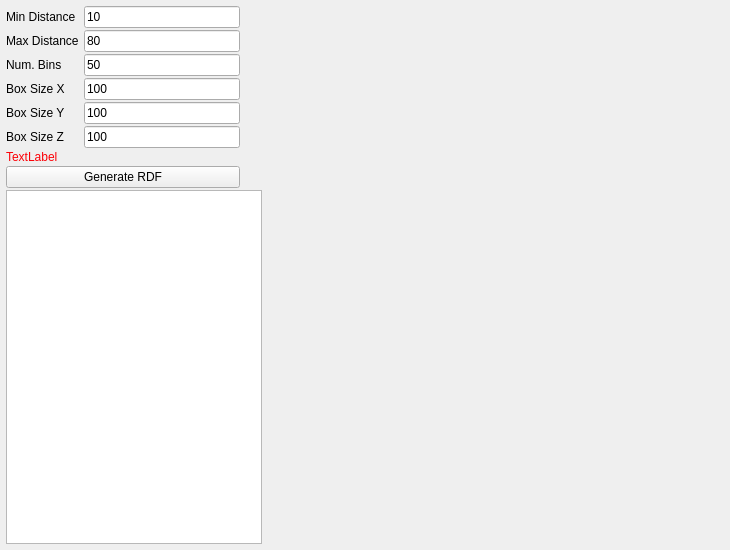
<?xml version="1.0" encoding="UTF-8"?>
<ui version="4.0">
 <class>StatsGenRDFWidget</class>
 <widget class="QWidget" name="StatsGenRDFWidget">
  <property name="geometry">
   <rect>
    <x>0</x>
    <y>0</y>
    <width>730</width>
    <height>550</height>
   </rect>
  </property>
  <property name="windowTitle">
   <string>Form</string>
  </property>
  <layout class="QGridLayout" name="gridLayout_2">
   <property name="leftMargin">
    <number>6</number>
   </property>
   <property name="topMargin">
    <number>6</number>
   </property>
   <property name="rightMargin">
    <number>6</number>
   </property>
   <property name="bottomMargin">
    <number>6</number>
   </property>
   <property name="spacing">
    <number>2</number>
   </property>
   <item row="0" column="0">
    <layout class="QGridLayout" name="gridLayout">
     <property name="sizeConstraint">
      <enum>QLayout::SetNoConstraint</enum>
     </property>
     <item row="5" column="1">
      <widget class="QLineEdit" name="BoxSizeZLE">
       <property name="text">
        <string>100</string>
       </property>
      </widget>
     </item>
     <item row="5" column="0">
      <widget class="QLabel" name="label_6">
       <property name="text">
        <string>Box Size Z</string>
       </property>
      </widget>
     </item>
     <item row="4" column="0">
      <widget class="QLabel" name="label">
       <property name="text">
        <string>Box Size Y </string>
       </property>
      </widget>
     </item>
     <item row="4" column="1">
      <widget class="QLineEdit" name="BoxSizeYLE">
       <property name="text">
        <string>100</string>
       </property>
      </widget>
     </item>
     <item row="3" column="0">
      <widget class="QLabel" name="label_5">
       <property name="text">
        <string>Box Size X</string>
       </property>
      </widget>
     </item>
     <item row="3" column="1">
      <widget class="QLineEdit" name="BoxSizeXLE">
       <property name="text">
        <string>100</string>
       </property>
      </widget>
     </item>
     <item row="1" column="1">
      <widget class="QLineEdit" name="maxDistLE">
       <property name="sizePolicy">
        <sizepolicy hsizetype="Preferred" vsizetype="Fixed">
         <horstretch>0</horstretch>
         <verstretch>0</verstretch>
        </sizepolicy>
       </property>
       <property name="text">
        <string>80</string>
       </property>
      </widget>
     </item>
     <item row="2" column="1">
      <widget class="QLineEdit" name="numBinsLE">
       <property name="sizePolicy">
        <sizepolicy hsizetype="Preferred" vsizetype="Fixed">
         <horstretch>0</horstretch>
         <verstretch>0</verstretch>
        </sizepolicy>
       </property>
       <property name="text">
        <string>50</string>
       </property>
      </widget>
     </item>
     <item row="0" column="1">
      <widget class="QLineEdit" name="minDistLE">
       <property name="sizePolicy">
        <sizepolicy hsizetype="Preferred" vsizetype="Fixed">
         <horstretch>0</horstretch>
         <verstretch>0</verstretch>
        </sizepolicy>
       </property>
       <property name="text">
        <string>10</string>
       </property>
      </widget>
     </item>
     <item row="2" column="0">
      <widget class="QLabel" name="label_4">
       <property name="text">
        <string>Num. Bins</string>
       </property>
      </widget>
     </item>
     <item row="1" column="0">
      <widget class="QLabel" name="label_3">
       <property name="text">
        <string>Max Distance </string>
       </property>
      </widget>
     </item>
     <item row="0" column="0">
      <widget class="QLabel" name="label_2">
       <property name="text">
        <string>Min Distance </string>
       </property>
      </widget>
     </item>
     <item row="8" column="0" colspan="3">
      <widget class="QTableView" name="m_RDFTableView">
       <property name="sizePolicy">
        <sizepolicy hsizetype="Expanding" vsizetype="Expanding">
         <horstretch>0</horstretch>
         <verstretch>0</verstretch>
        </sizepolicy>
       </property>
       <property name="minimumSize">
        <size>
         <width>100</width>
         <height>0</height>
        </size>
       </property>
       <property name="dragDropOverwriteMode">
        <bool>false</bool>
       </property>
       <property name="alternatingRowColors">
        <bool>false</bool>
       </property>
       <property name="verticalScrollMode">
        <enum>QAbstractItemView::ScrollPerPixel</enum>
       </property>
       <property name="horizontalScrollMode">
        <enum>QAbstractItemView::ScrollPerPixel</enum>
       </property>
       <property name="cornerButtonEnabled">
        <bool>false</bool>
       </property>
       <attribute name="horizontalHeaderCascadingSectionResizes">
        <bool>true</bool>
       </attribute>
       <attribute name="horizontalHeaderDefaultSectionSize">
        <number>150</number>
       </attribute>
      </widget>
     </item>
     <item row="0" column="2" rowspan="8">
      <spacer name="verticalSpacer">
       <property name="orientation">
        <enum>Qt::Vertical</enum>
       </property>
       <property name="sizeHint" stdset="0">
        <size>
         <width>20</width>
         <height>40</height>
        </size>
       </property>
      </spacer>
     </item>
     <item row="7" column="0" colspan="2">
      <widget class="QPushButton" name="generateRDFBtn">
       <property name="text">
        <string>Generate RDF</string>
       </property>
      </widget>
     </item>
     <item row="6" column="0" colspan="2">
      <widget class="QLabel" name="warningMessage">
       <property name="sizePolicy">
        <sizepolicy hsizetype="Preferred" vsizetype="Preferred">
         <horstretch>0</horstretch>
         <verstretch>0</verstretch>
        </sizepolicy>
       </property>
       <property name="styleSheet">
        <string notr="true">QLabel 
{
	color: rgb(252, 0, 6);
}</string>
       </property>
       <property name="text">
        <string>TextLabel</string>
       </property>
       <property name="wordWrap">
        <bool>true</bool>
       </property>
      </widget>
     </item>
    </layout>
   </item>
   <item row="0" column="1">
    <widget class="QwtPlot" name="m_RDFPlot">
     <property name="sizePolicy">
      <sizepolicy hsizetype="Expanding" vsizetype="Expanding">
       <horstretch>2</horstretch>
       <verstretch>0</verstretch>
      </sizepolicy>
     </property>
     <property name="frameShape">
      <enum>QFrame::NoFrame</enum>
     </property>
     <property name="frameShadow">
      <enum>QFrame::Plain</enum>
     </property>
     <property name="lineWidth">
      <number>1</number>
     </property>
    </widget>
   </item>
  </layout>
 </widget>
 <customwidgets>
  <customwidget>
   <class>QwtPlot</class>
   <extends>QFrame</extends>
   <header>qwt_plot.h</header>
   <container>1</container>
  </customwidget>
 </customwidgets>
 <tabstops>
  <tabstop>minDistLE</tabstop>
  <tabstop>maxDistLE</tabstop>
  <tabstop>numBinsLE</tabstop>
  <tabstop>BoxSizeXLE</tabstop>
  <tabstop>BoxSizeYLE</tabstop>
  <tabstop>BoxSizeZLE</tabstop>
  <tabstop>generateRDFBtn</tabstop>
  <tabstop>m_RDFTableView</tabstop>
 </tabstops>
 <resources/>
 <connections/>
</ui>
